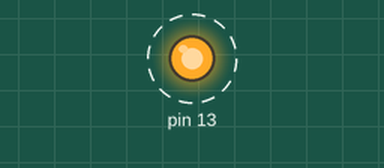
A sketch run on a simulated Arduino Uno, built with avr-gcc and run on an emulated ATmega328P. Parts: output pins drawn as LEDs (lit = HIGH). Dashed ring = blinking.

Above: at 0.5 s.
Timing chart, 0 to 4.6 s (numbered marks = the images above):
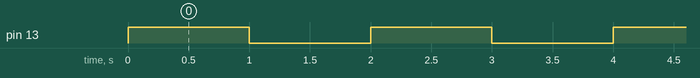

The sketch:

arduino_register.ino
```cpp
void setup() {
  // put your setup code here, to run once:
  Serial.begin(9600);
  // pinMode(13,OUTPUT);
  // 7 6 5 4 / 3 2 1 0
  // 0 0 0 1 / 0 0 0 0
  DDRB |= (0x01 << 5);
  // ddrb의 5번 = 13
}

void loop() {
  // put your main code here, to run repeatedly:
  // digitalWritE(13,HIGH);
  PORTB |= (0x01 << 5);
  delay(1000);
  // digitalWrite(13,LOW);
  PORTB &= ~(0x01 << 5);
  delay(1000);
}
```

Measured:
- by itself, pin 13: alternates HIGH for 1.0 s and LOW for 1.0 s
